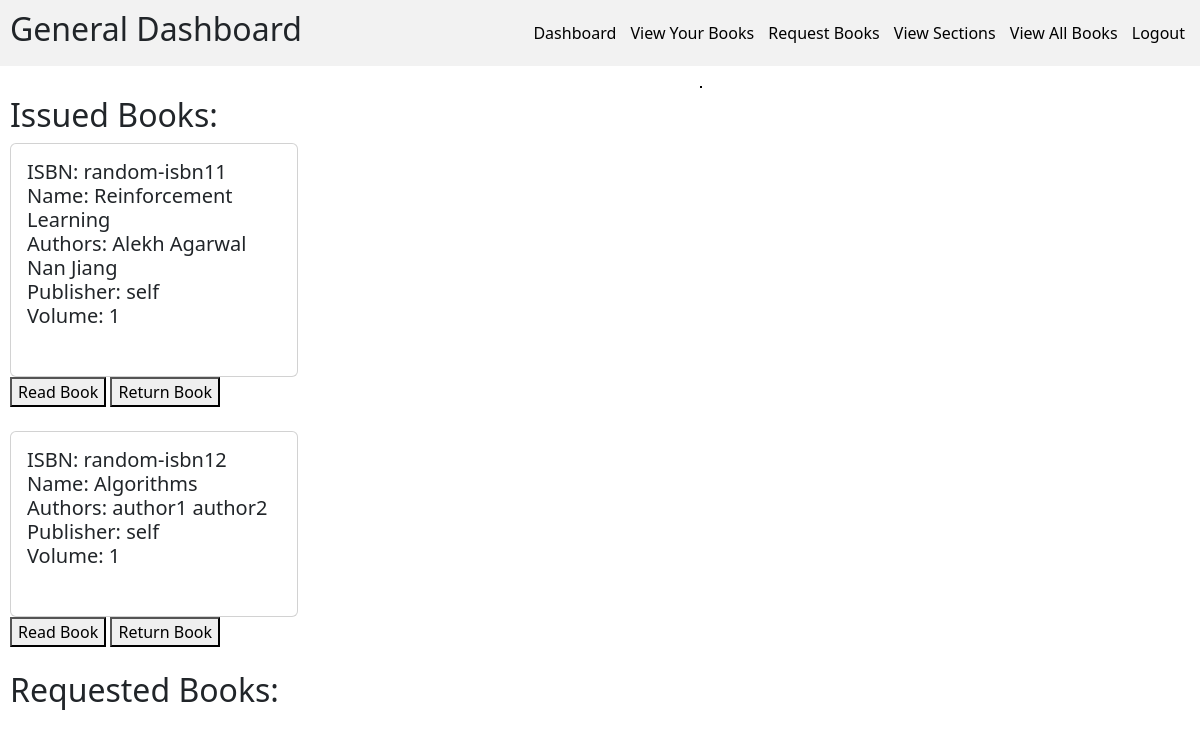
The app's page /generalDashboard/books/search/ (signed in) with its own data.
### models.py (models this page shows)
class BookModel(db.Model):
    __tablename__ = "book"
    id = Column(Integer, primary_key=True, autoincrement=True)
    isbn = Column(String(13), nullable=False, unique=True)
    name = Column(String(100), nullable=False)
    page_count = Column(Integer, nullable=False)
    content = Column(String, nullable=False)
    publisher = Column(String(100), nullable=False)
    volume = Column(Integer, nullable = False)
    section_id = Column(Integer, ForeignKey("section.id"), nullable=False)
    search_word = Column(String(500), nullable=False)
    price = Column(Integer, nullable=False)

class BookAuthorModel(db.Model):
    __tablename__ = "book_author"
    book_id = Column(Integer, ForeignKey("book.id"), primary_key=True)
    author_name = Column(String(40), primary_key=True)
    search_word = Column(String(40), nullable=False)

### app.py (the view)
        def wrapper(*args, **kwargs):
            info = UserInfoModel.query.filter_by(uid=current_user.id).first()
            if not info:
                return "Info not found", 404
            if info.role != role:
                return f"Only {role} user has access here", 400
            else:
                return function(*args, **kwargs)

### app.py (called while the page is built)
def check_role(role: str):
    def decorator(function: Callable):
        def wrapper(*args, **kwargs):
            info = UserInfoModel.query.filter_by(uid=current_user.id).first()
            if not info:
                return "Info not found", 404
            if info.role != role:
                return f"Only {role} user has access here", 400
            else:
                return function(*args, **kwargs)
        wrapper.__name__ = function.__name__
        return wrapper
    return decorator

def raw(input: str) -> str:
    return input.lower().replace(" ", "")

def get_all_book_authors():
    return BookAuthorModel.query.all()

@app.route("/generalDashboard/books/search/", methods=["GET"])
@login_required
@check_role(role="General")
def searchGeneralBooks():
    book_authors = get_all_book_authors()
    search_word = request.args.get("search_word", default="")
    books = findBooks(search_word)
    book_requests = BookRequestsModel.query.filter_by(uid=current_user.id).all()
    book_issues = BookIssueModel.query.filter_by(uid=current_user.id).all()
    requested, issued = [], []
    for book in books:
        for req in book_requests:
            if book.id == req.book_id:
                requested.append(book)
        for issue in book_issues:
            if book.id == issue.book_id:
                issued.append(book)
    return render_template(
        "search_generalBooks.html",
        requested=requested,
        issued=issued,
        book_authors=book_authors,
        role="General",
    )

### blueprints/api.py (called while the page is built)
@login_manager.user_loader
def load_user(id):
    return UserLoginModel.query.get(id)

### templates/search_generalBooks.html (shortened to what this page needs)
{% if role == "Librarian" %}
{% extends "librarianBase.html" %}
{% else %}
{% extends "generalBase.html" %}
{% endif %}
{% block content %}
<div>
    {% if (requested|length + issued|length) == 0: %}
    <h3>No matching search results found!</h3>
    {% else %}
    <h2>Issued Books: </h2>
    {% for book in issued %}
    <div class="card" style="width: 18rem;">
        <div class="card-body">
            <h5>
                ISBN: {{book.isbn}} <br>
                Name: {{book.name}} <br>
                Authors:
                {% for book_author in book_authors %}
                    {% if book_author.book_id == book.id: %}
                    {{book_author.author_name}}
                    {% endif %}
                {% endfor %}
                <br>
                Publisher: {{book.publisher}}<br>
                Volume: {{book.volume}}<br><br>
            </h5>
        </div>
    </div>
    <a href="/readBook?id={{book.id}}"><button>Read Book</button></a>
    <a href="/returnBook?id={{book.id}}"><button>Return Book</button></a> <br> <br>
    {% endfor %}
    <h2>Requested Books: </h2>
        </div>
    </div>
    {% endif %}
{% endblock %}

### static/generalStyle.css (style rules this page uses)
html, body { margin: 0px; font-family: Ubuntu, system-ui, -apple-system, BlinkMacSystemFont, "Segoe UI", Roboto, Oxygen, Cantarell, "Open Sans", "Helvetica Neue", sans-serif; }

### records on screen
BookModel: isbn "random-isbn11", name "Reinforcement Learning", publisher "self", volume "1"
BookAuthorModel: author_name "Alekh Agarwal"
BookAuthorModel: author_name "Nan Jiang"
BookModel: isbn "random-isbn12", name "Algorithms", publisher "self", volume "1"
BookAuthorModel: author_name "author1"
BookAuthorModel: author_name "author2"
